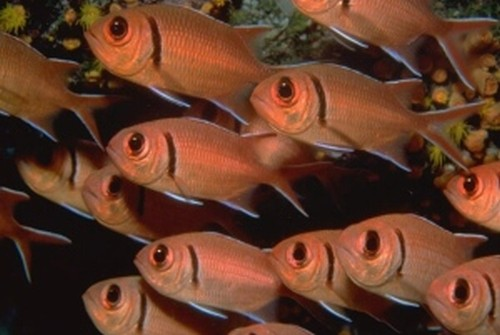
%> input picture hw2/data/fishes.jpg, 500 x 335 px, given in place of sun_advbapyfkehgemjf.jpg, which was not available
$ octave Collage.m   (GNU Octave 9; MATLAB toolbox functions it lacks are replaced by stand-ins)
%> lines starting %> are read from the running program, lines starting %| are printed output that depends on the picture; pictures that were not available may be replaced by others from this repository, and a replacement may not be noted
%> further down, input is the input picture: size 335x500x3 uint8; mean R, G, B 100.6, 60, 40.9
### hw1/matlab/createFilterBank.m
function [filterBank] = createFilterBank()
% Code to generate reasonable filter bank

    gaussianScales = [1 2 4 8 sqrt(2)*8];
    logScales      = [1 2 4 8 sqrt(2)*8];
    dxScales       = [1 2 4 8 sqrt(2)*8];
    dyScales       = [1 2 4 8 sqrt(2)*8];

    filterBank = cell(numel(gaussianScales) + numel(logScales) + numel(dxScales) + numel(dyScales),1);

    idx = 0;

    for scale = gaussianScales
        idx = idx + 1;
        filterBank{idx} = fspecial('gaussian', 2*ceil(scale*2.5)+1, scale);
    end

    for scale = logScales
        idx = idx + 1;
        filterBank{idx} = fspecial('log', 2*ceil(scale*2.5)+1, scale);
    end

    for scale = dxScales
        idx = idx + 1;
        f = fspecial('gaussian', 2*ceil(scale*2.5) + 1, scale);
        f = imfilter(f, [-1 0 1], 'same');
        filterBank{idx} = f;
    end

    for scale = dyScales
        idx = idx + 1;
        f = fspecial('gaussian', 2*ceil(scale*2.5) + 1, scale);
        f = imfilter(f, [-1 0 1]', 'same');
        filterBank{idx} = f;
    end

end

### hw1/matlab/extractFilterResponses.m
function [filterResponses] = extractFilterResponses(img, filterBank)
% Extract filter responses for the given image.
% Inputs:
%   img:                a 3-channel RGB image with width W and height H
%   filterBank:         a cell array of N filters
% Outputs:
%   filterResponses:    a W x H x N*3 matrix of filter responses


% TODO Implement your code here
if ~isfloat(img)
    img=double(img);
end
if size(img,3)==1
    img=repmat(img,[1,1,3]);
end
lab=RGB2Lab(img);
filterResponses=[];
i=1;
while(i<=size(filterBank,1))
    filterResponses(:,:,3*(i-1)+1)=imfilter(lab(:,:,1),filterBank{i});
    filterResponses(:,:,3*(i-1)+2)=imfilter(lab(:,:,2),filterBank{i});
    filterResponses(:,:,3*(i-1)+3)=imfilter(lab(:,:,3),filterBank{i});
    i=i+1;
end
end

### hw1/matlab/RGB2Lab.m
function [L, a, b] = RGB2Lab(R, G, B)

% RGB2Lab takes matrices corresponding to Red, Green, and Blue, and
% transforms them into CIELab.  This transform is based on ITU-R
% Recommendation  BT.709 using the D65 white point reference.
% The error in transforming RGB -> Lab -> RGB is approximately
% 10^-5.  RGB values can be either between 0 and 1 or between 0 and 255.
% By Mark Ruzon from C code by Yossi Rubner, 23 September 1997.
% Updated for MATLAB 5 28 January 1998.

% Usage:
% I = RGB2Lab(I);
% [L, a, b] = RGB2Lab(I(:,:,1), I(:,:,2), I(:,:,3));

if (nargin == 1)
  B = double(R(:,:,3));
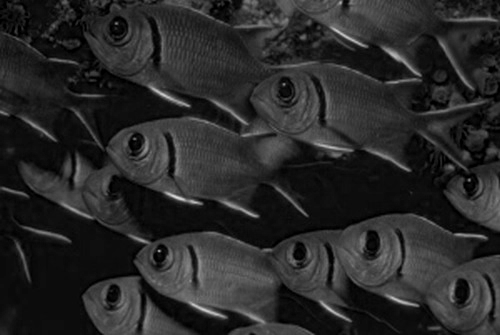
%> B: size 335x500 double; min 0, max 221, mean 40.9
  G = double(R(:,:,2));
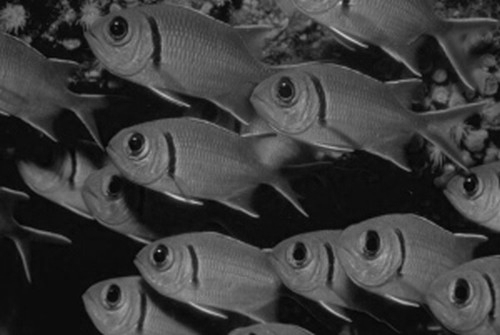
%> G: size 335x500 double; min 0, max 203, mean 60
  R = double(R(:,:,1));
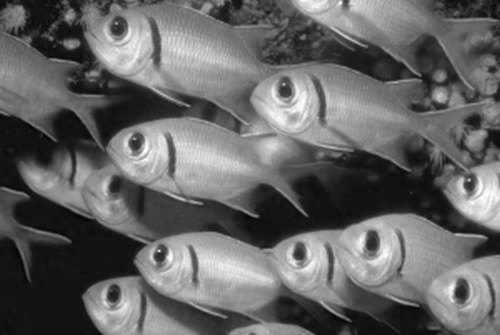
%> R: size 335x500 double; min 0, max 255, mean 100.6
end

if ((max(max(R)) > 1.0) | (max(max(G)) > 1.0) | (max(max(B)) > 1.0))
  R = R/255;
  G = G/255;
  B = B/255;
end

[M, N] = size(R);
%> M = 335; N = 500
s = M * N;
%> s = 167500

% Set a threshold
T = 0.008856;

RGB = [reshape(R,1,s); reshape(G,1,s); reshape(B,1,s)];

% RGB to XYZ
MAT = [0.412453 0.357580 0.180423;
       0.212671 0.715160 0.072169;
       0.019334 0.119193 0.950227];
XYZ = MAT * RGB;

X = XYZ(1,:) / 0.950456;
Y = XYZ(2,:);
Z = XYZ(3,:) / 1.088754;

XT = X > T;
%> XT = 167500 logical values, 167500 true
YT = Y > T;
%> YT = 167500 logical values, 167500 true
ZT = Z > T;
%> ZT = 167500 logical values, 166980 true

fX = XT .* X.^(1/3) + (~XT) .* (7.787 .* X + 16/116);

% Compute L
Y3 = Y.^(1/3);
fY = YT .* Y3 + (~YT) .* (7.787 .* Y + 16/116);
L  = YT .* (116 * Y3 - 16.0) + (~YT) .* (903.3 * Y);

fZ = ZT .* Z.^(1/3) + (~ZT) .* (7.787 .* Z + 16/116);

% Compute a and b
a = 500 * (fX - fY);
b = 200 * (fY - fZ);

L = reshape(L, M, N);
a = reshape(a, M, N);
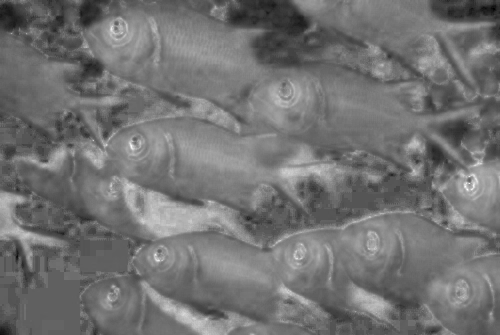
%> a: size 335x500 double; min -17.53, max 44.66, mean 10.4; drawn with min black and max white
b = reshape(b, M, N);
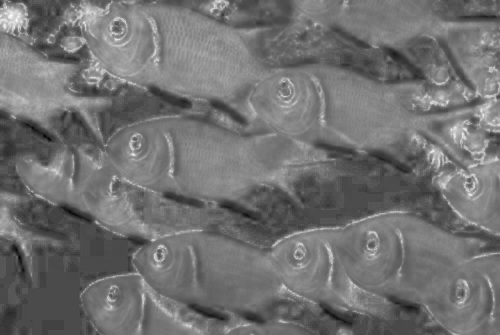
%> b: size 335x500 double; min -25.7, max 69.2, mean 16.6; drawn with min black and max white

if ((nargout == 1) | (nargout == 0))
  L = cat(3,L,a,b);
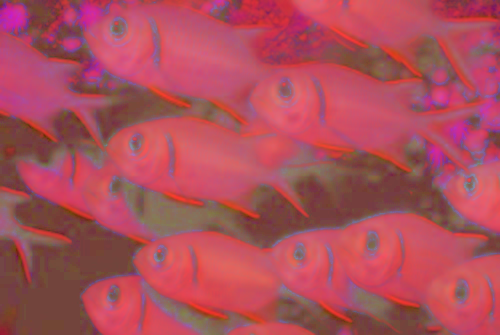
%> L: size 335x500x3 double; mean R, G, B 54.5, 10.4, 16.6; drawn with min black and max white
end

### hw1/matlab/Collage.m
input=imread('../data/ice_skating/sun_advbapyfkehgemjf.jpg');
fb=createFilterBank();
fr=extractFilterResponses(input,fb);
%> after the loop in extractFilterResponses, `while(i<=size(filterBank,1))`: i = 21
output=montage(reshape(fr,[size(input,1),size(input,2),3,20]),'size',[4 5]);
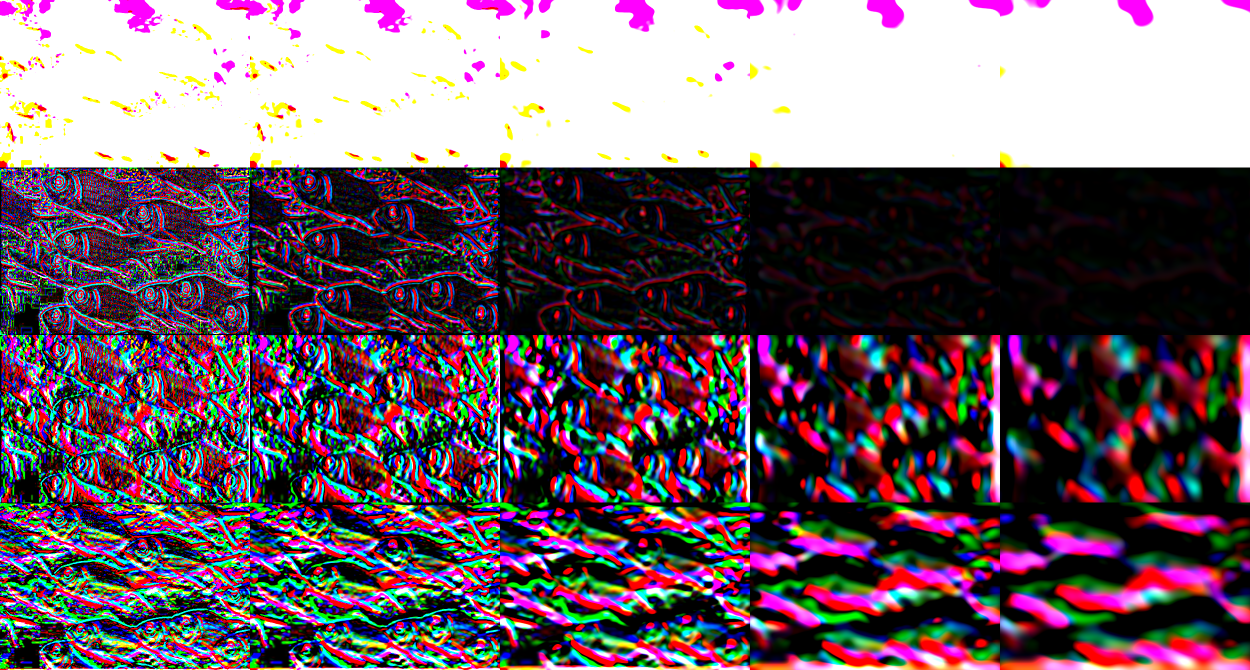
%> displayed picture: size 1340x2500x3, on the screen's scale of 0 to 255 (shown at 1/2 size); mean R, G, B 113.1, 96.6, 106.6
imshow(output);

$ run again, on hw2/data/gallery.jpg
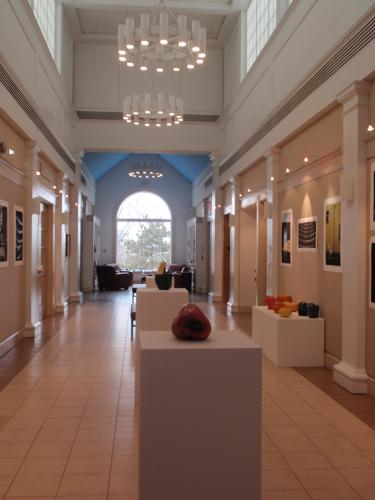
%> input picture hw2/data/gallery.jpg, 375 x 500 px, given in place of sun_advbapyfkehgemjf.jpg, which was not available
%> input is the input picture: size 500x375x3 uint8; mean R, G, B 130.3, 104.2, 92.6
%> XT = 187500 logical values, 187498 true
%> YT = 187500 logical values, 187496 true
%> ZT = 187500 logical values, 187422 true
%> in RGB2Lab, `L = cat(3,L,a,b);`:
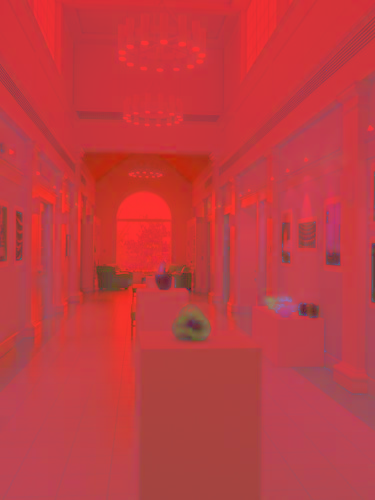
%> L: size 500x375x3 double; mean R, G, B 70.3, 5.6, 7.9; drawn with min black and max white
%> after the loop in extractFilterResponses, `while(i<=size(filterBank,1))`: i = 21
%> `output=montage(reshape(fr,[size(input,1),size(input,2),3,20]),'size',[..`:
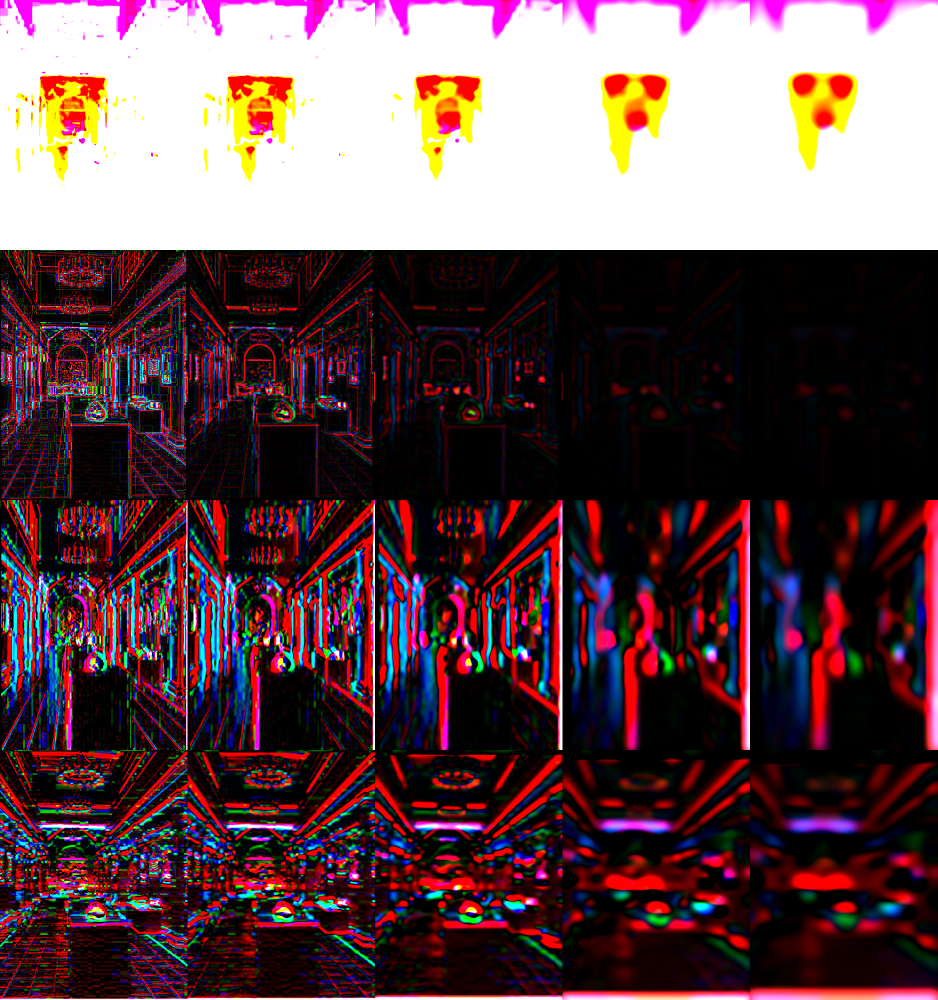
%> displayed picture: size 2000x1875x3, on the screen's scale of 0 to 255 (shown at 1/2 size); mean R, G, B 97.8, 72, 76.5
